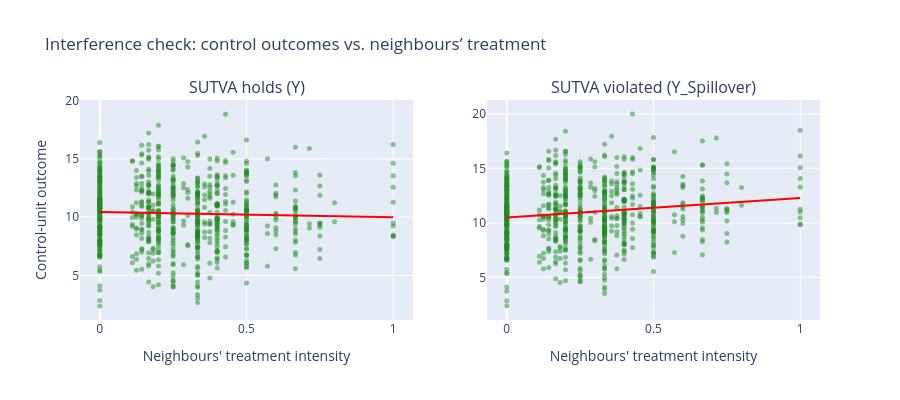

The notebook cell saved with this chart:
### Markdown cell above
## Assumption 2 — SUTVA (No Interference)

{prf:ref}`sutva` requires that one unit's treatment does **not** affect another unit's outcome. In insurance this fails through *spillovers*: a group discount changes behaviour across a whole household or employer group, so untreated members are indirectly affected.

**Diagnostic.** For every policyholder we compute the **leave-one-out treatment intensity** of their group (the share of *other* members who are treated). Under no interference, the outcomes of *control* units should be uncorrelated with this intensity. A significant correlation is direct evidence of spillover.

### Code cell
# Run the interference diagnostic on two outcomes:
#  - Y           : generated WITHOUT spillover (SUTVA holds)
#  - Y_Spillover : untreated units benefit from treated neighbours (SUTVA violated)
r_clean, p_clean, _ = interference_diagnostic(data, 'Group_ID', 'T_Treatment', 'Y')
r_spill, p_spill, ctrl_spill = interference_diagnostic(data, 'Group_ID', 'T_Treatment', 'Y_Spillover')

print(f"No-spillover outcome  Y           : r = {r_clean:+.3f}  (p = {p_clean:.3f})")
print(f"Spillover outcome     Y_Spillover : r = {r_spill:+.3f}  (p = {p_spill:.3f})")

fig = sp.make_subplots(rows=1, cols=2, subplot_titles=(
    'SUTVA holds (Y)', 'SUTVA violated (Y_Spillover)'))
for col, (outcome, ctrl) in enumerate(
        [('Y', interference_diagnostic(data, 'Group_ID', 'T_Treatment', 'Y')[2]),
         ('Y_Spillover', ctrl_spill)], start=1):
    fig.add_trace(go.Scatter(
        x=ctrl['cluster_treat_intensity'], y=ctrl[outcome], mode='markers',
        marker=dict(color='forestgreen', size=5, opacity=0.5), showlegend=False,
    ), row=1, col=col)
    # OLS trend line
    m, b = np.polyfit(ctrl['cluster_treat_intensity'], ctrl[outcome], 1)
    xs = np.linspace(0, 1, 50)
    fig.add_trace(go.Scatter(x=xs, y=m * xs + b, mode='lines',
                             line=dict(color='red', width=2), showlegend=False),
                  row=1, col=col)
fig.update_xaxes(title_text="Neighbours' treatment intensity")
fig.update_yaxes(title_text='Control-unit outcome', col=1)
fig.update_layout(height=400,
                  title_text='Interference check: control outcomes vs. neighbours’ treatment')
show(fig)

### Figure 1 — Plotly figure (JSON) as saved in the notebook; plotly's stock layout.template omitted (floating-point values rounded to 4 significant figures; data arrays with more than 128 entries replaced by an {"elided": "..."} marker saying what was removed)
{"data": [{"marker": {"color": "forestgreen", "opacity": 0.5, "size": 5}, "mode": "markers", "showlegend": false, "type": "scatter", "x": {"elided": "733 float values"}, "xaxis": "x", "y": {"elided": "733 float values"}, "yaxis": "y"}, {"line": {"color": "red", "width": 2}, "mode": "lines", "showlegend": false, "type": "scatter", "x": [0.0, 0.02041, 0.04082, 0.06122, 0.08163, 0.102, 0.1224, 0.1429, 0.1633, 0.1837, 0.2041, 0.2245, 0.2449, 0.2653, 0.2857, 0.3061, 0.3265, 0.3469, 0.3673, 0.3878, 0.4082, 0.4286, 0.449, 0.4694, 0.4898, 0.5102, 0.5306, 0.551, 0.5714, 0.5918, 0.6122, 0.6327, 0.6531, 0.6735, 0.6939, 0.7143, 0.7347, 0.7551, 0.7755, 0.7959, 0.8163, 0.8367, 0.8571, 0.8776, 0.898, 0.9184, 0.9388, 0.9592, 0.9796, 1.0], "xaxis": "x", "y": [10.45, 10.44, 10.43, 10.42, 10.41, 10.4, 10.39, 10.38, 10.37, 10.37, 10.36, 10.35, 10.34, 10.33, 10.32, 10.31, 10.3, 10.29, 10.28, 10.27, 10.26, 10.25, 10.24, 10.24, 10.23, 10.22, 10.21, 10.2, 10.19, 10.18, 10.17, 10.16, 10.15, 10.14, 10.13, 10.12, 10.11, 10.11, 10.1, 10.09, 10.08, 10.07, 10.06, 10.05, 10.04, 10.03, 10.02, 10.01, 10.0, 9.993], "yaxis": "y"}, {"marker": {"color": "forestgreen", "opacity": 0.5, "size": 5}, "mode": "markers", "showlegend": false, "type": "scatter", "x": {"elided": "733 float values"}, "xaxis": "x2", "y": {"elided": "733 float values"}, "yaxis": "y2"}, {"line": {"color": "red", "width": 2}, "mode": "lines", "showlegend": false, "type": "scatter", "x": [0.0, 0.02041, 0.04082, 0.06122, 0.08163, 0.102, 0.1224, 0.1429, 0.1633, 0.1837, 0.2041, 0.2245, 0.2449, 0.2653, 0.2857, 0.3061, 0.3265, 0.3469, 0.3673, 0.3878, 0.4082, 0.4286, 0.449, 0.4694, 0.4898, 0.5102, 0.5306, 0.551, 0.5714, 0.5918, 0.6122, 0.6327, 0.6531, 0.6735, 0.6939, 0.7143, 0.7347, 0.7551, 0.7755, 0.7959, 0.8163, 0.8367, 0.8571, 0.8776, 0.898, 0.9184, 0.9388, 0.9592, 0.9796, 1.0], "xaxis": "x2", "y": [10.5, 10.54, 10.58, 10.61, 10.65, 10.68, 10.72, 10.76, 10.79, 10.83, 10.87, 10.9, 10.94, 10.97, 11.01, 11.05, 11.08, 11.12, 11.16, 11.19, 11.23, 11.26, 11.3, 11.34, 11.37, 11.41, 11.45, 11.48, 11.52, 11.55, 11.59, 11.63, 11.66, 11.7, 11.74, 11.77, 11.81, 11.84, 11.88, 11.92, 11.95, 11.99, 12.03, 12.06, 12.1, 12.13, 12.17, 12.21, 12.24, 12.28], "yaxis": "y2"}], "layout": {"annotations": [{"font": {"size": 16}, "showarrow": false, "text": "SUTVA holds (Y)", "x": 0.225, "xanchor": "center", "xref": "paper", "y": 1, "yanchor": "bottom", "yref": "paper"}, {"font": {"size": 16}, "showarrow": false, "text": "SUTVA violated (Y_Spillover)", "x": 0.775, "xanchor": "center", "xref": "paper", "y": 1, "yanchor": "bottom", "yref": "paper"}], "autosize": true, "height": 400, "title": {"text": "Interference check: control outcomes vs. neighbours’ treatment"}, "xaxis": {"anchor": "y", "domain": [0, 0.45], "title": {"text": "Neighbours' treatment intensity"}}, "xaxis2": {"anchor": "y2", "domain": [0.55, 1], "title": {"text": "Neighbours' treatment intensity"}}, "yaxis": {"anchor": "x", "domain": [0, 1], "title": {"text": "Control-unit outcome"}}, "yaxis2": {"anchor": "x2", "domain": [0, 1]}}}
